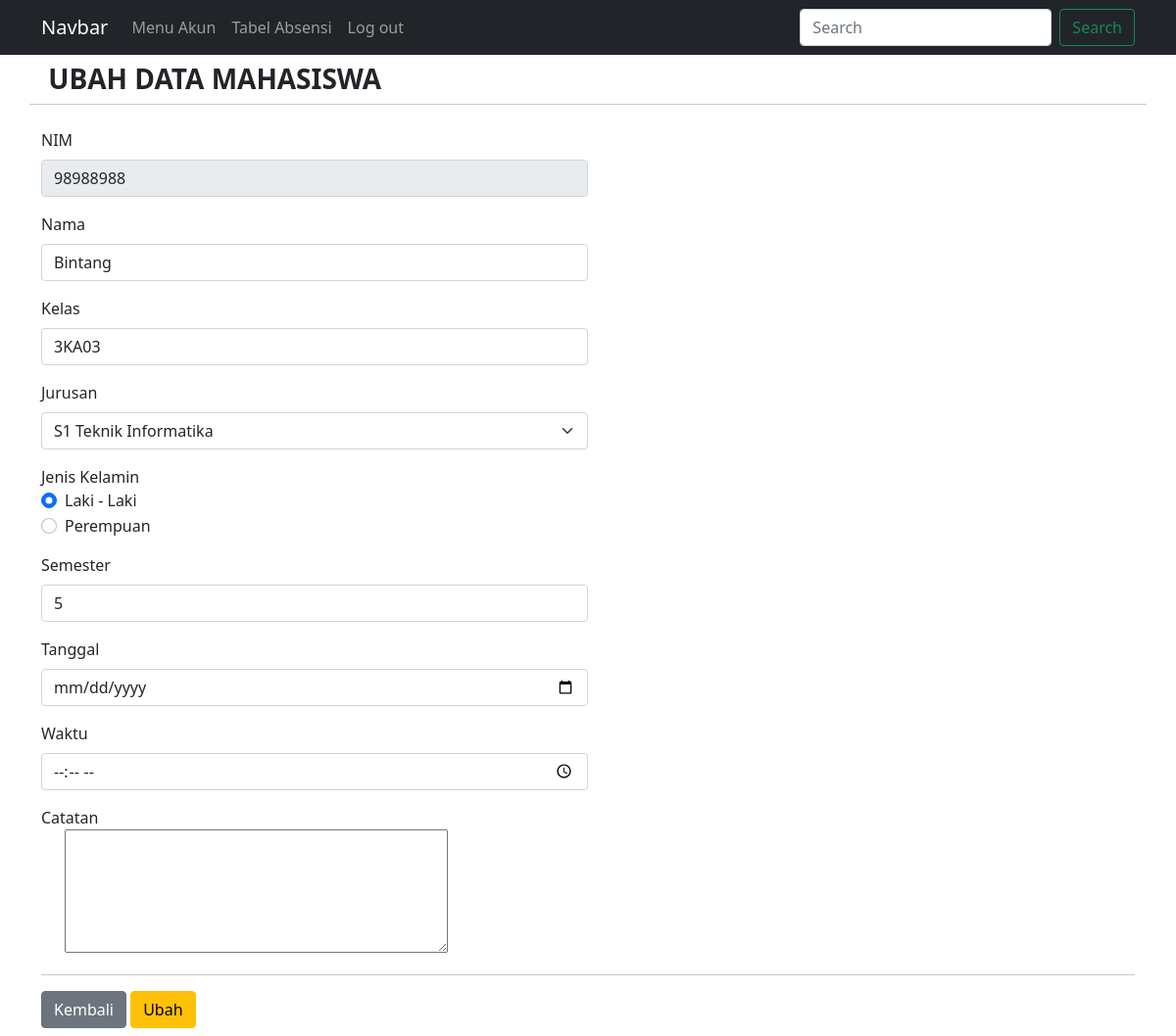
Screenshot of /ubah.php?nim=98988988 with the database file from the repository.
### tables this page shows
CREATE TABLE `mahasiswa` (
  `id` int(11) NOT NULL,
  `nim` varchar(8) NOT NULL,
  `nama` varchar(50) NOT NULL,
  `kelas` varchar(5) NOT NULL,
  `jurusan` enum('S1 Sistem Informasi','S1 Teknik Informatika','D3 Sistem Informasi') NOT NULL,
  `jk` enum('Laki - Laki','Perempuan') NOT NULL,
  `Tanggal` date DEFAULT NULL,
  `waktu` varchar(8) DEFAULT NULL,
  `Semester` varchar(2) NOT NULL,
  `catatan` varchar(500) NOT NULL
);

### koneksi.php (called while the page is built, shortened)
<?php
$koneksi = mysqli_connect("localhost", "root", "", "multi_user");
function query($query)
{
    global $koneksi;
    $result = mysqli_query($koneksi, $query);
    $rows = [];
    while ($row = mysqli_fetch_assoc($result)) {
        $rows[] = $row;
    }
    return $rows;
}
?>

### ubah.php (the view, shortened to what this page needs)
<?php
require 'koneksi.php';
$nim = $_GET['nim'];
$siswa = query("SELECT * FROM mahasiswa WHERE nim = $nim")[0];
?>
<!DOCTYPE html>
<html lang="en">
<head>
    <link rel="stylesheet" href="https://cdn.datatables.net/1.10.23/css/dataTables.bootstrap5.min.css">
    <link rel="stylesheet" href="https://cdn.jsdelivr.net/npm/bootstrap@5.0.0-beta1/dist/css/bootstrap.min.css">
    <link href="https://cdn.jsdelivr.net/npm/bootstrap@5.0.2/dist/css/bootstrap.min.css" rel="stylesheet">
</head>
<body>
    <nav class="navbar navbar-expand-lg navbar-dark bg-dark ">
  <div class="container">
    <a class="navbar-brand" href="halaman_admin.php">Navbar</a>
    <div class="collapse navbar-collapse" id="navbarSupportedContent">
      <ul class="navbar-nav me-auto mb-2 mb-lg-0">
        <li class="nav-item">
          <a class="nav-link" aria-current="page" href="akun.php">Menu Akun</a>
        <li class="nav-item">
        <li class="nav-item">
          <a class="nav-link" aria-current="page" href="halaman_admin.php">Tabel Absensi</a>
        <li class="nav-item">
          <a class="nav-link" href="logout.php" tabindex="-1" aria-disabled="true">Log out</a>
        </li>
      </ul>
      <form class="d-flex">
        <input class="form-control me-2" type="search" placeholder="Search" aria-label="Search">
        <button class="btn btn-outline-success" type="submit">Search</button>
      </form>
    </div>
  </div>
</nav>
    <div class="container">
        <div class="row my-2">
            <div class="col-md">
                <h3 class="fw-bold text-uppercase"><i class="bi bi-pencil-square"></i>&nbsp;Ubah Data Mahasiswa</h3>
            </div>
            <hr>
        </div>
        <div class="row my-2">
            <div class="col-md">
                <form action="" method="post" enctype="multipart/form-data">
                    <div class="mb-3">
                        <label for="nim" class="form-label">NIM</label>
                        <input type="number" class="form-control w-50" id="nim" value="<?= $siswa['nim']; ?>" name="nim" readonly>
                    </div>
                    <div class="mb-3">
                        <label for="nama" class="form-label">Nama</label>
                        <input type="text" class="form-control w-50" id="nama" value="<?= $siswa['nama']; ?>" name="nama" autocomplete="off" required>
                    </div>
                    <div class="mb-3">
                        <label for="kelas" class="form-label">Kelas</label>
                        <input type="text" class="form-control w-50" id="kelas" value="<?= $siswa['kelas']; ?>" name="kelas" autocomplete="off" required>
                    </div>
                    <div class="mb-3">
                        <label for="jurusan" class="form-label">Jurusan</label>
                        <select class="form-select w-50" id="jurusan" name="jurusan">
                            <option value="S1 Teknik Informatika" <?php if ($siswa['jurusan'] == 'S1 Teknik Informatika') { ?> selected='' <?php } ?>>S1 Teknik Informatika</option>
                        </select>
                    </div>
                    <div class="mb-3">
                        <label>Jenis Kelamin</label>
                        <div class="form-check">
                            <input class="form-check-input" type="radio" name="jk" id="Laki - Laki" value="Laki - Laki" <?php if ($siswa['jk'] == 'Laki - Laki') { ?> checked='' <?php } ?>>
                            <label class="form-check-label" for="Laki - Laki">Laki - Laki</label>
                        </div>
                        <div class="form-check">
                            <input class="form-check-input" type="radio" name="jk" id="Perempuan" value="Perempuan" <?php if ($siswa['jk'] == 'Perempuan') { ?> checked='' <?php } ?>>
                            <label class="form-check-label" for="Perempuan">Perempuan</label>
                        </div>
                    </div>
                    <div class="mb-3">
                        <label for="Semester" class="form-label">Semester</label>
                        <input type="number" class="form-control w-50" id="Semester" value="<?= $siswa['Semester']; ?>" name="Semester" autocomplete="off" required>
                    </div>
                    <div class="mb-3">
                        <label for="Tanggal" class="form-label">Tanggal</label>
                        <input type="date" class="form-control w-50" id="Tanggal" placeholder="Masukkan Tanggal" name="Tanggal" autocomplete="off" required>
                    </div>
                    <div class="mb-3">
                        <label for="waktu" class="form-label">Waktu</label>
                        <input type="time" class="form-control w-50" id="waktu" placeholder="Masukkan waktu" name="waktu" autocomplete="off" required>
                    </div>
                    <div>
                    <div class="mb-3">
                    <label>Catatan</label>
                    <div class="form-check">
                      <textarea name="catatan" rows="5" cols="40" value="<?= $siswa['catatan']; ?>"></textarea>
                    </div>
                    </div>
                    <hr>
                    <a href="halaman_admin.php" class="btn btn-secondary">Kembali</a>
                    <button type="submit" class="btn btn-warning" name="ubah">Ubah</button>
                </form>
            </div>
        </div>
    </div>
</body>
</html>

### rows the page displays
mahasiswa: nim "98988988", nama "Bintang", kelas "3KA03", jurusan "S1 Teknik Informatika", jk "☑ Laki - Laki", jk "☐ Perempuan", Semester "5"
